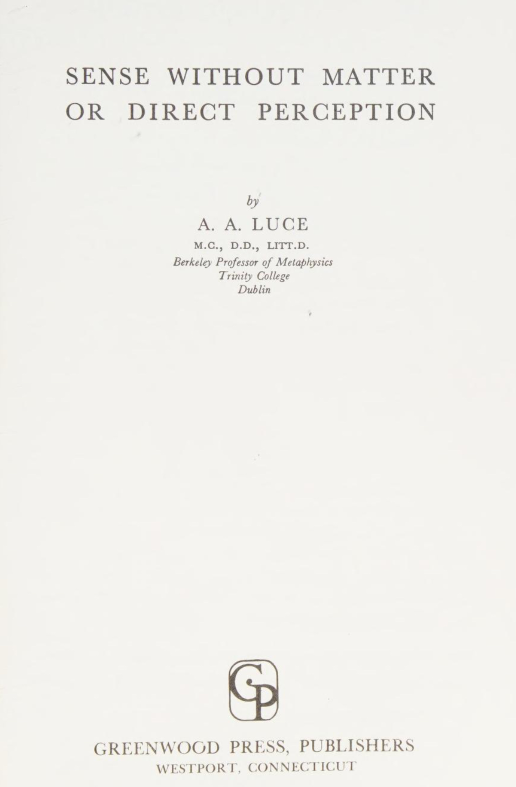
#> input picture waterMark/original_image.png, 1031 x 1573 px (shown at 1/2 size)
$ python waterMarkAddBig.py
#> lines starting #> are read from the running program, lines starting #| are printed output that depends on the picture
from PIL import Image, ImageDraw, ImageFont
import os
import math

# Define configurations at the beginning
base_path = os.path.dirname(os.path.abspath(__file__))
original_image_path = os.path.join(base_path, 'original_image.png')
big_output_image_path = os.path.join(base_path, 'big_output_image.png')
watermark_text = 'Watermark'
font_path = os.path.join(base_path, 'arial.ttf')
font_size = 100  # Increased font size
opacity = 128  # Adjust this value (0-255) to change the opacity of the watermark

def add_watermark(original_image_path, big_output_image_path, text, font_path, font_size, opacity):
    # Open the original image
#> called with original_image_path = 'waterMark/original_image.png', big_output_image_path = 'waterMark/big_output_image.png', text = 'Watermark', font_path = 'waterMark/arial.ttf', font_size = 100, opacity = 128
    original = Image.open(original_image_path).convert('RGBA')

    # Create a transparent overlay the same size as the original image
    overlay = Image.new('RGBA', original.size, (255, 255, 255, 0))
    draw = ImageDraw.Draw(overlay)

    # Specify the font
    font = ImageFont.truetype(font_path, font_size)

    # Get the size of the text
    text_bbox = draw.textbbox((0, 0), text, font=font)
#> text_bbox = (0, 17, 552, 94)
    textwidth = text_bbox[2] - text_bbox[0]
#> textwidth = 552
    textheight = text_bbox[3] - text_bbox[1]
#> textheight = 77

    # Calculate how many times to repeat the text
    rows = math.ceil(original.size[1] / textheight) + 1
#> rows = 22
    cols = math.ceil(original.size[0] / textwidth) + 1
#> cols = 3

    # Draw the text multiple times
    for row in range(rows):
        for col in range(cols):
            x = col * textwidth - (textwidth / 2)
            y = row * textheight - (textheight / 2)
            draw.text((x, y), text, font=font, fill=(232, 232, 232, opacity))

    # Rotate the overlay
    overlay = overlay.rotate(45, expand=True)
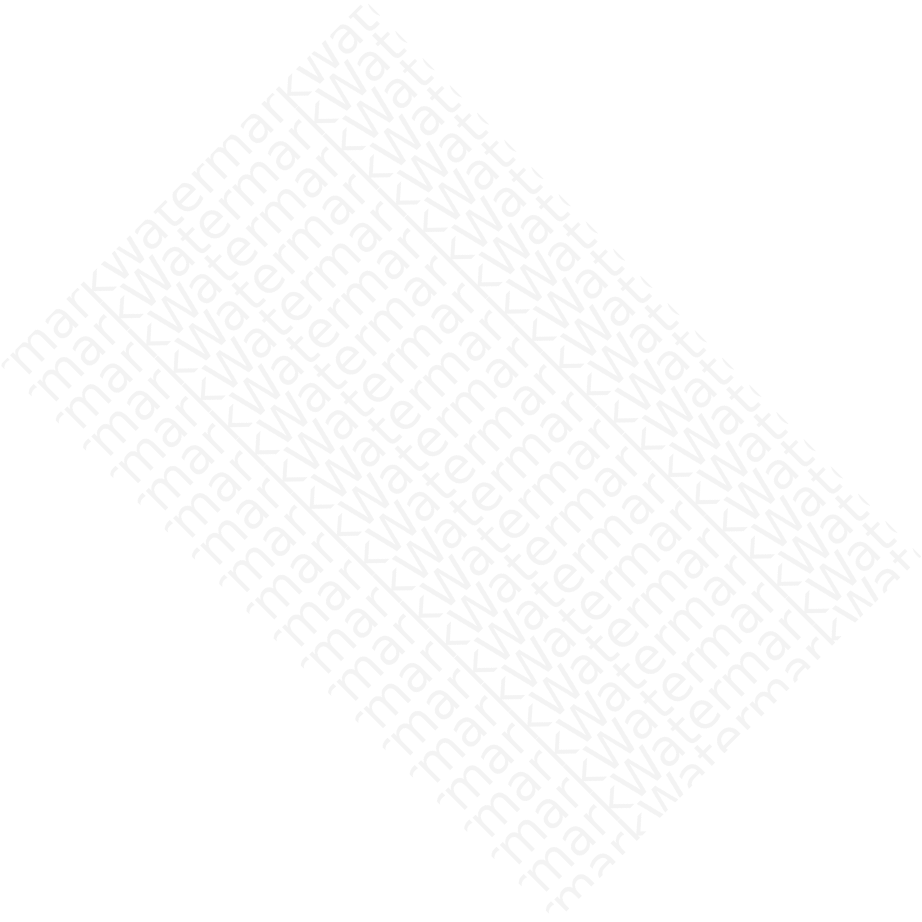
#> overlay: PIL image 1843x1843 RGBA (shown at 1/2 size); mean R, G, B, A 118.3, 118.3, 118.3, 17.5; transparent parts drawn white

    # Resize the overlay to match the original image size
    overlay = overlay.resize(original.size, Image.LANCZOS)
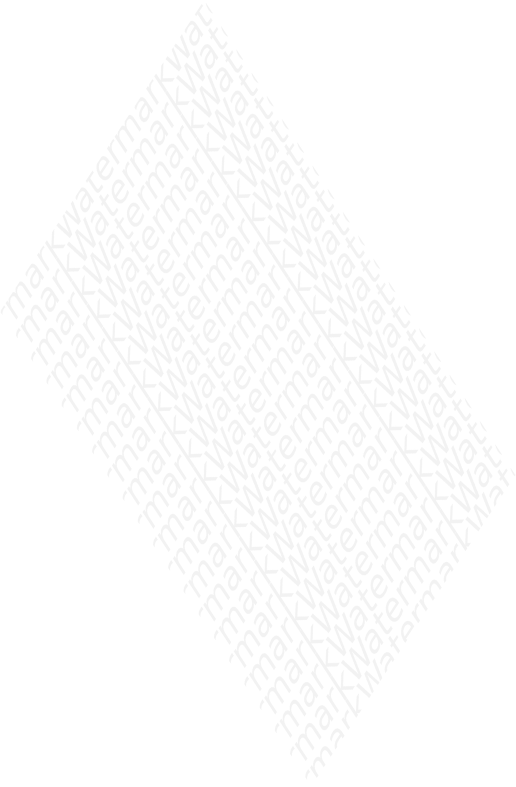
#> overlay: PIL image 1031x1573 RGBA (shown at 1/2 size); mean R, G, B, A 49.4, 49.4, 49.4, 17.7; transparent parts drawn white

    # Ensure both images are in RGBA mode
    original = original.convert('RGBA')
    overlay = overlay.convert('RGBA')

    # Perform alpha composite
    result = Image.alpha_composite(original, overlay)

    # Convert back to RGB and save
    result.convert('RGB').save(big_output_image_path)

# Example usage
add_watermark(original_image_path, big_output_image_path, watermark_text, font_path, font_size, opacity)
